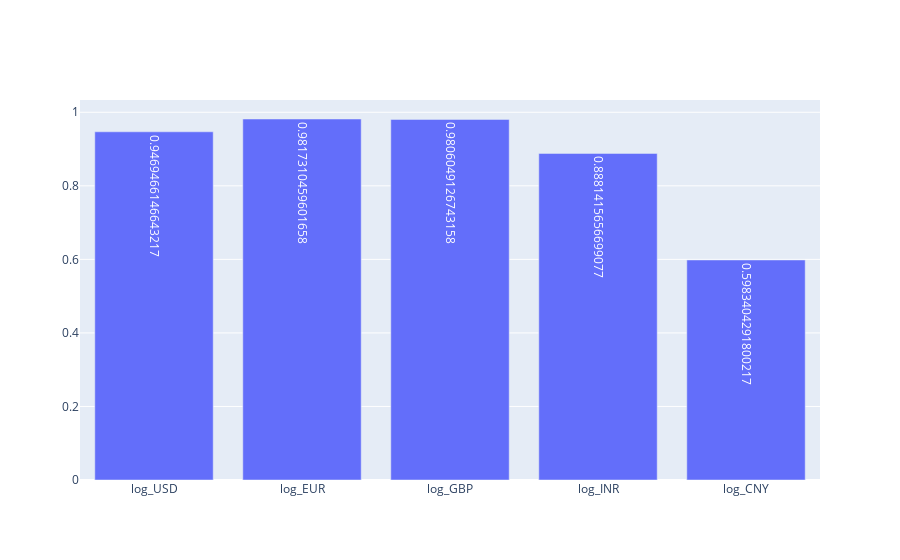

Write notebook code for a chart like this one.
### Code cell
import plotly.graph_objects as go
fig = go.Figure(data=[go.Bar(
            x=df_stats.index, y=df_stats['P-value'],
            text=df_stats['P-value'],
            textposition='auto',)])

fig.show()

### Figure 1 — Plotly figure (JSON) as saved in the notebook; plotly's stock layout.template omitted (floating-point values rounded to 4 significant figures)
{"data": [{"text": [0.9469, 0.9817, 0.9806, 0.8881, 0.5983], "textposition": "auto", "type": "bar", "x": ["log_USD", "log_EUR", "log_GBP", "log_INR", "log_CNY"], "y": [0.9469, 0.9817, 0.9806, 0.8881, 0.5983]}], "layout": {}}
